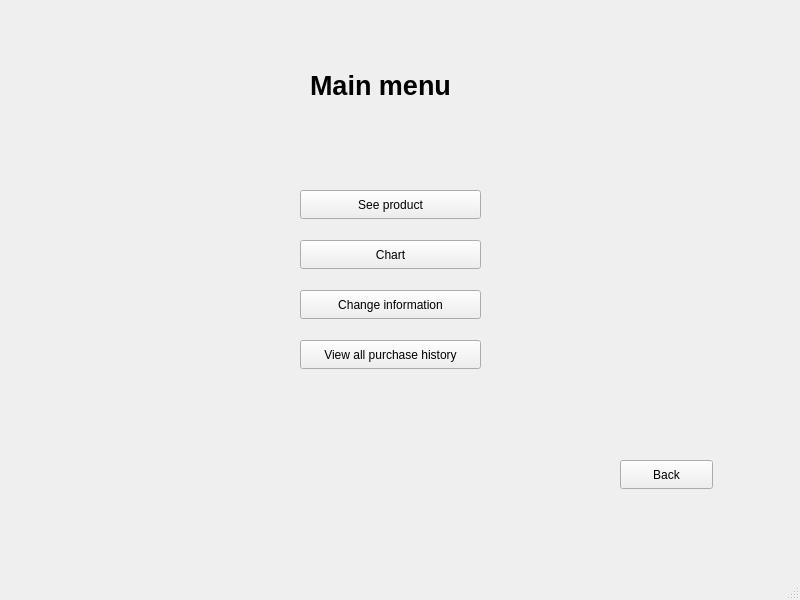
<?xml version="1.0" encoding="UTF-8"?>
<ui version="4.0">
 <class>MainWindow</class>
 <widget class="QMainWindow" name="MainWindow">
  <property name="geometry">
   <rect>
    <x>0</x>
    <y>0</y>
    <width>800</width>
    <height>600</height>
   </rect>
  </property>
  <property name="windowTitle">
   <string>MainWindow</string>
  </property>
  <widget class="QWidget" name="centralwidget">
   <widget class="QPushButton" name="sprduct_btn">
    <property name="geometry">
     <rect>
      <x>300</x>
      <y>190</y>
      <width>181</width>
      <height>29</height>
     </rect>
    </property>
    <property name="text">
     <string>See product</string>
    </property>
   </widget>
   <widget class="QPushButton" name="cart_btn">
    <property name="geometry">
     <rect>
      <x>300</x>
      <y>240</y>
      <width>181</width>
      <height>29</height>
     </rect>
    </property>
    <property name="text">
     <string>Chart</string>
    </property>
   </widget>
   <widget class="QPushButton" name="ch_info_btn">
    <property name="geometry">
     <rect>
      <x>300</x>
      <y>290</y>
      <width>181</width>
      <height>29</height>
     </rect>
    </property>
    <property name="text">
     <string>Change information</string>
    </property>
   </widget>
   <widget class="QPushButton" name="phistory_btn">
    <property name="geometry">
     <rect>
      <x>300</x>
      <y>340</y>
      <width>181</width>
      <height>29</height>
     </rect>
    </property>
    <property name="text">
     <string>View all purchase history</string>
    </property>
   </widget>
   <widget class="QLabel" name="label">
    <property name="geometry">
     <rect>
      <x>310</x>
      <y>60</y>
      <width>181</width>
      <height>51</height>
     </rect>
    </property>
    <property name="font">
     <font>
      <pointsize>20</pointsize>
      <bold>true</bold>
     </font>
    </property>
    <property name="text">
     <string>Main menu</string>
    </property>
   </widget>
   <widget class="QPushButton" name="back_btn">
    <property name="geometry">
     <rect>
      <x>620</x>
      <y>460</y>
      <width>93</width>
      <height>29</height>
     </rect>
    </property>
    <property name="text">
     <string>Back</string>
    </property>
   </widget>
  </widget>
  <widget class="QMenuBar" name="menubar">
   <property name="geometry">
    <rect>
     <x>0</x>
     <y>0</y>
     <width>800</width>
     <height>26</height>
    </rect>
   </property>
  </widget>
  <widget class="QStatusBar" name="statusbar"/>
 </widget>
 <resources/>
 <connections/>
</ui>
